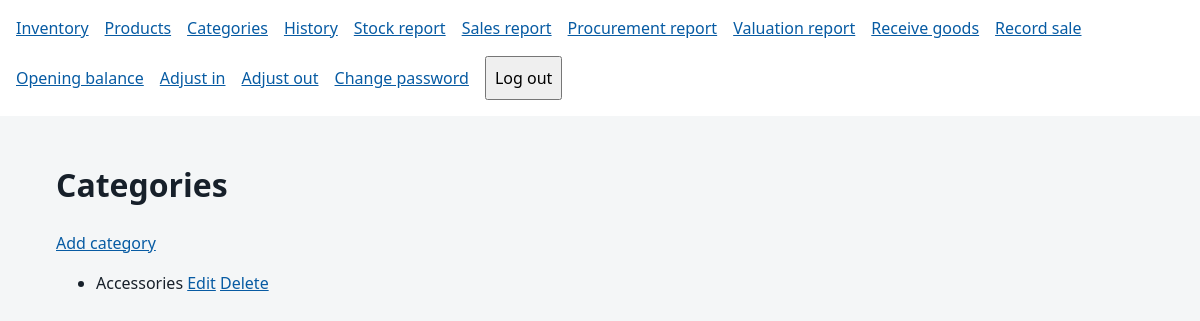
/categories/ (signed in), run on an earlier commit of the app's database.
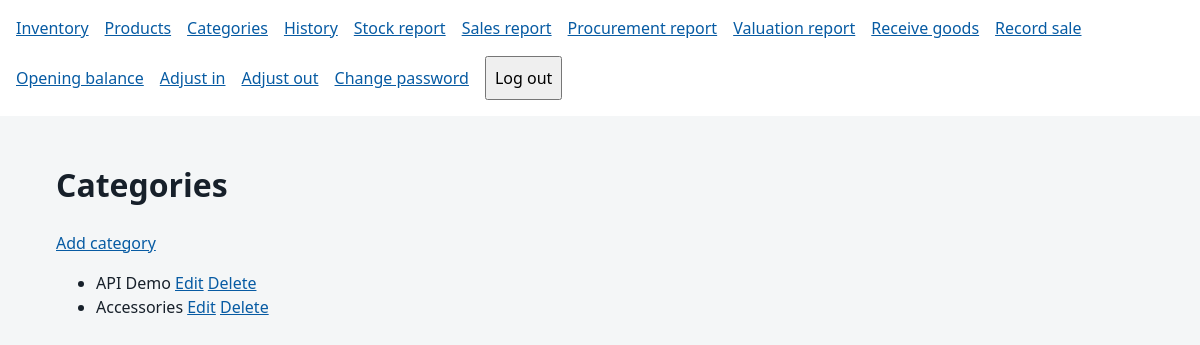
And on a later commit of the database.
### inventory/models.py (models this page shows, shortened)
class Category(models.Model):
    name = models.CharField(max_length=100, unique=True)
    class Meta:
        ordering = ["name"]
        verbose_name_plural = "categories"

### inventory/web_views.py (the view)
# urls.py: path("categories/", views.categories, name="web-categories"),
@login_required
@permission_required("inventory.view_category", raise_exception=True)
def categories(request):
    return render(request, "inventory/categories.html", {"categories": Category.objects.all()})

### templates/inventory/categories.html
{% extends 'base.html' %}
{% block content %}<h1>Categories</h1>
{% if perms.inventory.add_category %}<a href="{% url 'web-category-create' %}">Add category</a>{% endif %}
<ul>{% for category in categories %}<li>{{ category.name }}
{% if perms.inventory.change_category %}<a href="{% url 'web-category-edit' category.pk %}">Edit</a>{% endif %}
{% if perms.inventory.delete_category %}<a href="{% url 'web-category-delete' category.pk %}">Delete</a>{% endif %}
</li>{% empty %}<li>No categories yet.</li>{% endfor %}</ul>
{% endblock %}

### templates/base.html (shortened to what this page needs)
{% load static %}
<!doctype html>
<html lang="en">
<head>
  <link rel="stylesheet" href="{% static 'inventory.css' %}">
</head>
<body>
<header>
  <a href="{% url 'dashboard' %}">Inventory</a>
  {% if user.is_authenticated %}
    {% if perms.inventory.view_product %}<a href="{% url 'web-products' %}">Products</a>{% endif %}
    {% if perms.inventory.view_category %}<a href="{% url 'web-categories' %}">Categories</a>{% endif %}
    <a href="{% url 'web-movements' %}">History</a>
    {% if perms.inventory.view_product %}<a href="{% url 'web-report' 'stock' %}">Stock report</a>{% endif %}
    {% if perms.inventory.view_sales_report %}<a href="{% url 'web-report' 'sales' %}">Sales report</a>{% endif %}
    {% if perms.inventory.view_procurement_report %}<a href="{% url 'web-report' 'procurement' %}">Procurement report</a>{% endif %}
    {% if perms.inventory.view_inventory_valuation %}<a href="{% url 'web-report' 'valuation' %}">Valuation report</a>{% endif %}
    {% if perms.inventory.receive_procurement %}<a href="{% url 'web-post' 'PROCUREMENT' %}">Receive goods</a>{% endif %}
    {% if perms.inventory.record_sale %}<a href="{% url 'web-post' 'SALE' %}">Record sale</a>{% endif %}
    {% if perms.inventory.record_opening_balance %}<a href="{% url 'web-post' 'OPENING_BALANCE' %}">Opening balance</a>{% endif %}
    {% if perms.inventory.adjust_stock %}
      <a href="{% url 'web-post' 'ADJUSTMENT_IN' %}">Adjust in</a>
      <a href="{% url 'web-post' 'ADJUSTMENT_OUT' %}">Adjust out</a>
    {% endif %}
    <a href="{% url 'password_change' %}">Change password</a>
    <form method="post" action="{% url 'logout' %}">{% csrf_token %}<button>Log out</button></form>
  {% endif %}
</header>
<main>
  {% block content %}{% endblock %}
</main>
</body>
</html>

### static/inventory.css (style rules this page uses)
body { margin: 0; font: 1rem/1.5 system-ui, sans-serif; color: #17202a; background: #f4f6f7; }
header { display: flex; flex-wrap: wrap; gap: 1rem; align-items: center; padding: 1rem; background: white; }
main { max-width: 68rem; margin: auto; padding: 1.5rem; }
a { color: #075ba3; }
input, select, textarea, button { font: inherit; padding: .5rem; max-width: 100%; box-sizing: border-box; }
button { cursor: pointer; }
header form { margin: 0; }

What changed in the data, as far as the page shows it:
added Category: name "API Demo"
